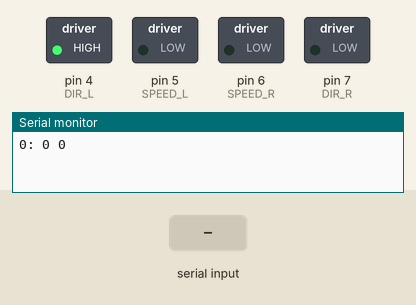
Bench run of a sketch on a simulated Arduino Uno, built with avr-gcc and run on an emulated ATmega328P. Shown: switched loads named in the sketch (green lamp = pin HIGH), the last lines printed to the serial monitor. Inputs (shaded band) come from the test bench.

Above: at 1.2 s.
1.3 s: "1\n" received over Serial
At 1.8 s:
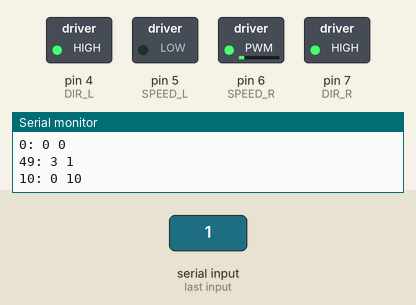
2.8 s: "0\n" received over Serial
At 4.2 s:
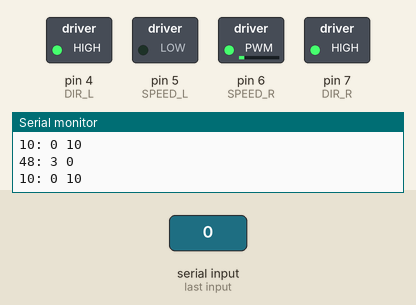
Timing chart, 0 to 5.8 s (numbered marks = the images above; inputs shaded):
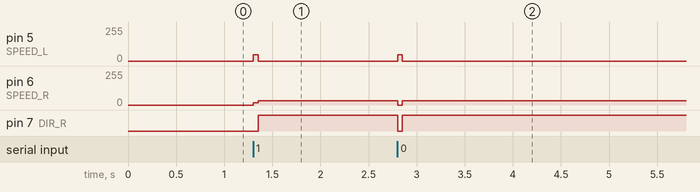

The sketch:

tank.ino
```cpp
// ----- настройки -----

// подключите один мотор к клемме: M1+ и M1-
// а второй к клемме: M2+ и M2-
// Motor shield использует четыре контакта 4, 5, 6, 7 для управления моторами
// 4 и 7 — для направления, 5 и 6 — для скорости
//
// DIR_*_INV - инвертировать значения, приходящее с управления
#define SPEED_L      5
#define DIR_L        4
#define DIR_L_INV    true

#define SPEED_R      6
#define DIR_R        7
#define DIR_R_INV    false


// ---- \настройки/ ----
#include <SoftwareSerial.h>


/*

  Маска состояния:
  L   R
  --------
  00000000
  |||||^^^ - Скорость правого мотора
  ||||^ - Направление правого мотора
  |^^^ - Скорость левого мотора
  ^ - Направление левого мотора

*/


unsigned char stateMask;


void setup() {

  // настраиваем выводы платы 4, 5, 6, 7 на вывод сигналов
  for (int i = 4; i < 8; i++) {
    pinMode(i, OUTPUT);
  }

  Serial.begin(9600);
  while (!Serial) {
    ;  // wait for serial port to connect. Needed for native USB port only
  }

  controlMotors();

}

void loop() {

  if (!Serial.available()) {
    return;
  }

  unsigned char newMask = Serial.read();
  bool changed = stateMask != newMask;


  if (changed) {
    stateMask = newMask;

    controlMotors();
  }

  delay(50);

}


void controlMotors() {

  Serial.print((int)stateMask);
  Serial.print(": ");

  // Левый мотор
  unsigned char leftMask = stateMask >> 4;
  Serial.print((int)leftMask);
  analogWrite(
    DIR_L, getDirectrionFromMask(leftMask, DIR_L_INV) * 255
  );
  analogWrite(SPEED_L, getVelocityFromMask(leftMask));

  Serial.print(' ');

  // Правый мотор
  unsigned char rightMask = stateMask & 0b1111;
  Serial.print((unsigned int)rightMask);
  analogWrite(
    DIR_R, getDirectrionFromMask(rightMask, DIR_R_INV) * 255
  );
  analogWrite(SPEED_R, getVelocityFromMask(rightMask));
  Serial.print('\n');

}


unsigned char getDirectrionFromMask(unsigned char mask, bool invert) {
  if ((mask >> 3) != invert)
    return HIGH;
  else
    return LOW;

}

unsigned char getVelocityFromMask(unsigned char mask) {

  return (mask & 0b0111) * 16;

}
```

Measured:
- after the input at 1.3 s, pin 5 (SPEED_L): 0/255 → 48/255 at once, → 0/255 0.05 s later; pin 6 (SPEED_R): 0/255 → 32/255 at once; pin 7 (DIR_R): LOW → HIGH after 0.05 s
- after the input at 2.8 s, pin 5 (SPEED_L): 0/255 → 48/255 at once, → 0/255 0.05 s later; pin 6 (SPEED_R): 32/255 → 0/255 at once, → 32/255 0.05 s later; pin 7 (DIR_R): HIGH → LOW at once, → HIGH 0.05 s later
